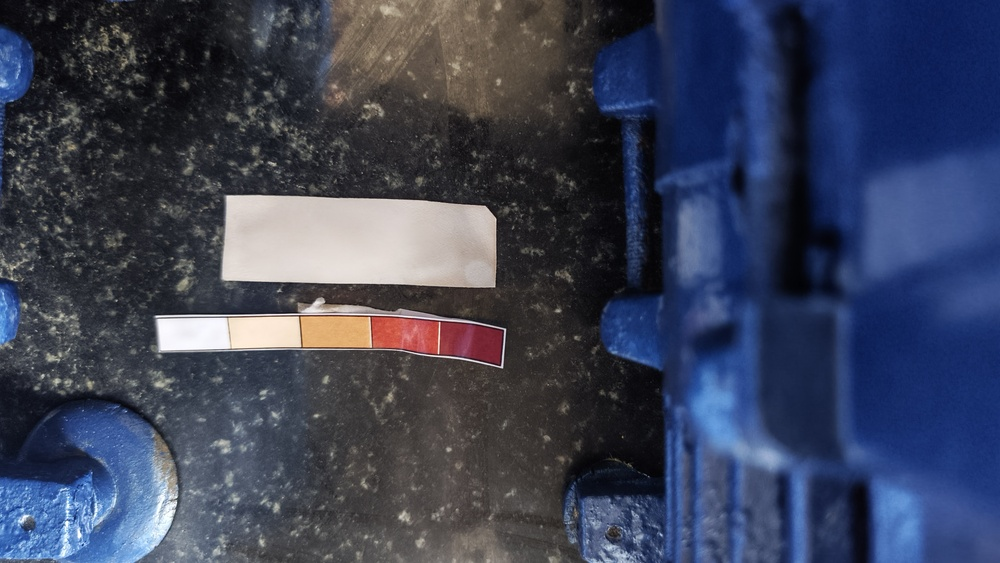
#> input picture datasets/IMG_20260926_172725386.jpg, 1000 x 563 px, shrunk from 4080 x 2296 before the run; its folder holds only this picture in this run
$ python chemometric_pipeline.py
#> lines starting #> are read from the running program, lines starting #| are printed output that depends on the picture; after the words box and inside, x2 and y2 are one past the last pixel; in counts of white or black regions, pixels touching at a corner belong together
import os
import glob
import json
import numpy as np
import pandas as pd
from PIL import Image
import cv2
from sklearn.svm import SVR
from sklearn.preprocessing import StandardScaler
from sklearn.metrics import mean_squared_error, r2_score

# -------------------------------------------------------------------------
# CONSTANTS & CONFIGURATION
# -------------------------------------------------------------------------
DATASET_DIR = "datasets"
OUTPUT_CSV = "datasets/calibrated_exposure_dataset.csv"
MODEL_JSON = "datasets/vasdhara_model_weights.json"

# Operational bounds
TEMP_LIMIT_HIGH = 50.0  # °C
RH_LIMIT_HIGH = 95.0    # %
ALPHA_TEMP = 0.012      # Temperature coefficient
BETA_RH = 0.008         # Humidity coefficient

# Anchor ground truths
PPM_STRIP_1 = 5.43
PPM_STRIP_2 = 6.73

def load_and_preprocess_images(folder_path):
    """
    Scans the dataset folder, isolates the sensing patch, normalizes
    against the reference unit on the black granite, and calculates features.
    """
#> called with folder_path = 'datasets'
    image_extensions = ("*.jpg", "*.jpeg", "*.png", "*.bmp")
    file_list = []
    for ext in image_extensions:
        file_list.extend(glob.glob(os.path.join(folder_path, ext)))
        file_list.extend(glob.glob(os.path.join(folder_path, ext.upper())))

    file_list = sorted(list(set(file_list)))
    if len(file_list) == 0:
        raise FileNotFoundError(f"No images found in directory: {folder_path}")

    print(f"[*] Found {len(file_list)} images in '{folder_path}'. Extracting features...")

    records = []

    for filepath in file_list:
        img_bgr = cv2.imread(filepath)
#> img_bgr is the input picture: shape (563, 1000, 3); mean B, G, R 88.2, 66.4, 59.6
        if img_bgr is None:
            continue

        img_rgb = cv2.cvtColor(img_bgr, cv2.COLOR_BGR2RGB)
        h, w, _ = img_rgb.shape
#> h = 563; w = 1000

        # 1. Background Masking: Eliminate dark black granite (thresholding)
        gray = cv2.cvtColor(img_bgr, cv2.COLOR_BGR2GRAY)
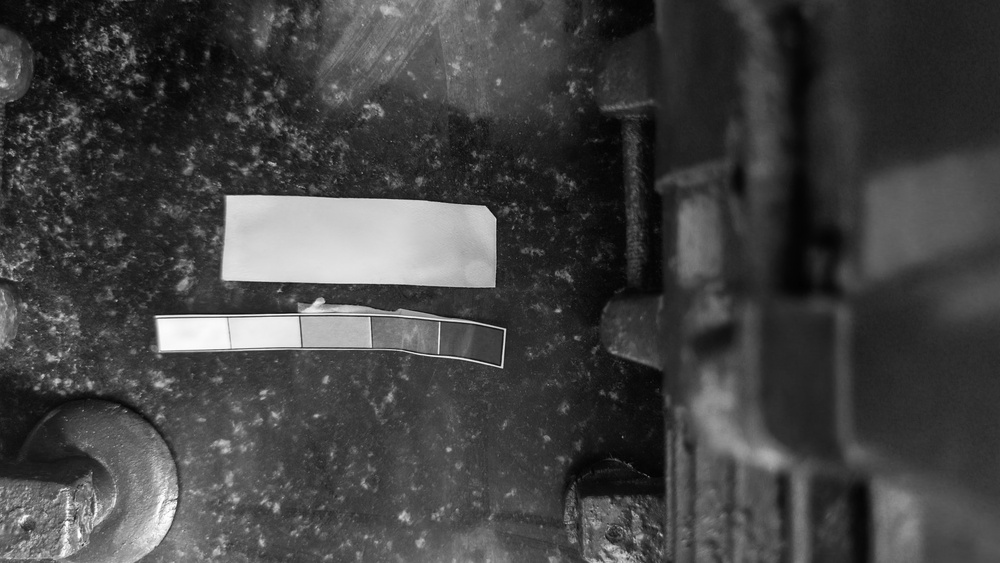
#> gray: shape (563, 1000); min 0, max 254, mean 66.8
        _, thresh = cv2.threshold(gray, 45, 255, cv2.THRESH_BINARY)
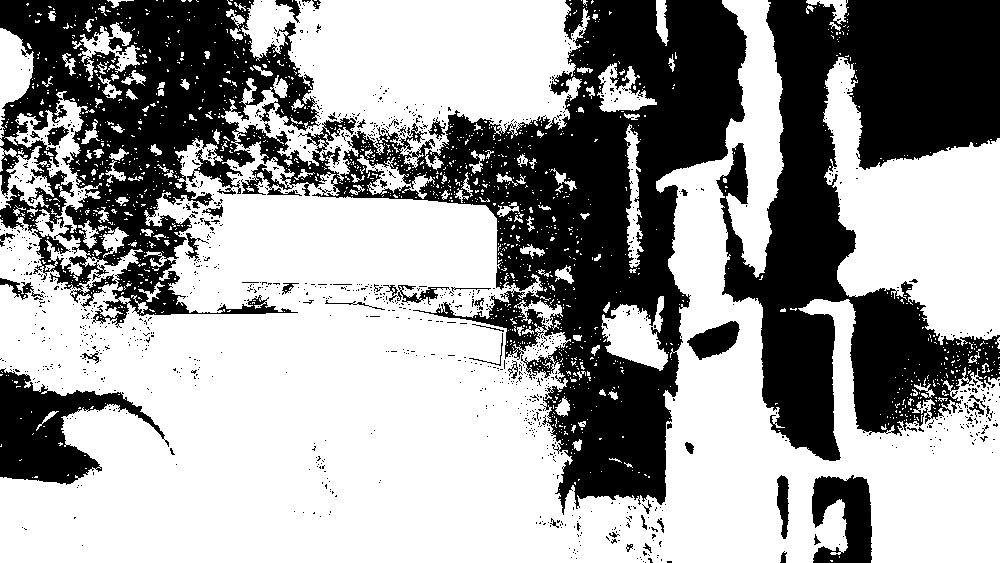
#> thresh: shape (563, 1000); 61.4% white; 1176 black regions (1124 under 20 px), largest, box (x1, y1, x2, y2) and area: (0, 0, 747, 515) 130231, (716, 0, 1000, 461) 67024, (0, 368, 169, 485) 8253

        # 2. Reference Unit Normalization (White reference block sampling)
        # Sample the brightest 5% region of the non-granite area as reference white
        bright_pixels = img_rgb[thresh > 0]
        if len(bright_pixels) > 0:
            intensities = bright_pixels.sum(axis=1)
            top_bright = bright_pixels[intensities >= np.percentile(intensities, 95)]
            r_ref, g_ref, b_ref = np.mean(top_bright, axis=0)
#> r_ref = 227.3; g_ref = 221; b_ref = 217.6
        else:
            r_ref, g_ref, b_ref = 255.0, 255.0, 255.0

        r_ref = max(r_ref, 1.0)
        g_ref = max(g_ref, 1.0)
        b_ref = max(b_ref, 1.0)

        # 3. Active Strip Extraction: Central 40% area of the segmented card
        ymin, ymax = int(h * 0.30), int(h * 0.70)
#> ymin = 168; ymax = 394
        xmin, xmax = int(w * 0.30), int(w * 0.70)
#> xmin = 300; xmax = 700
        strip_roi = img_rgb[ymin:ymax, xmin:xmax]
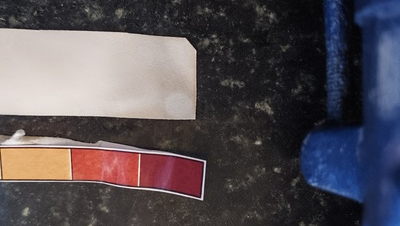
#> strip_roi: shape (226, 400, 3); mean R, G, B 85.1, 78.8, 84.6

        # Compute average RGB
        r_mean = float(np.mean(strip_roi[:, :, 0]))
#> r_mean = 85.08
        g_mean = float(np.mean(strip_roi[:, :, 1]))
#> g_mean = 78.83
        b_mean = float(np.mean(strip_roi[:, :, 2]))
#> b_mean = 84.63

        # Photometric Normalization
        r_norm = min(255.0, (r_mean / r_ref) * 255.0)
#> r_norm = 95.44
        g_norm = min(255.0, (g_mean / g_ref) * 255.0)
#> g_norm = 90.98
        b_norm = min(255.0, (b_mean / b_ref) * 255.0)
#> b_norm = 99.17

        # HSV conversion
        hsv_roi = cv2.cvtColor(strip_roi, cv2.COLOR_RGB2HSV)
#> hsv_roi: shape (226, 400, 3); mean H, S, V 73.1, 62.1, 96.5
        h_val = float(np.mean(hsv_roi[:, :, 0]))
#> h_val = 73.14
        s_val = float(np.mean(hsv_roi[:, :, 1]))
#> s_val = 62.11
        v_val = float(np.mean(hsv_roi[:, :, 2]))
#> v_val = 96.48

        # Optical Darkness Index
        darkness_index = 1.0 - ((r_norm + g_norm + b_norm) / (3.0 * 255.0))
#> darkness_index = 0.627

        records.append({
            "filepath": os.path.basename(filepath),
            "r_norm": r_norm,
            "g_norm": g_norm,
            "b_norm": b_norm,
            "h": h_val,
            "s": s_val,
            "v": v_val,
            "darkness_index": darkness_index
        })

    df = pd.DataFrame(records)
#> df = table of 1 rows and 8 columns

    # ---------------------------------------------------------------------
    # MONOTONIC CALIBRATION SORT (LIGHTEST TO DARKEST)
    # ---------------------------------------------------------------------
    df = df.sort_values(by="darkness_index", ascending=True).reset_index(drop=True)

    # Assign Non-Linear Ground Truth Exposure Values (Hill Equation Mapping)
    num_samples = len(df)
#> num_samples = 1
    print(f"[*] Sorting complete. Monotonic gradient verified across {num_samples} strips.")
#| [*] Sorting complete. Monotonic gradient verified across 1 strips.

    # Mathematical fitting for remaining points based on anchored P1 and P2
    d0 = df.loc[0, "darkness_index"]
#> d0 = 0.627
    d1 = df.loc[1, "darkness_index"] if num_samples > 1 else d0 + 0.05
#> d1 = 0.677

    delta_d_anchor = max(d1 - d0, 0.001)
#> delta_d_anchor = 0.05
    slope_rate = (PPM_STRIP_2 - PPM_STRIP_1) / delta_d_anchor
#> slope_rate = 26

    ppm_targets = []
    for idx, row in df.iterrows():
        if idx == 0:
            val = PPM_STRIP_1
        elif idx == 1:
            val = PPM_STRIP_2
        else:
            # Hill saturation curve expanding from the anchor step
            d_curr = row["darkness_index"]
            d_diff = d_curr - d0
            # Progressive non-linear polynomial rate
            val = PPM_STRIP_1 + slope_rate * (d_diff ** 1.15)
        ppm_targets.append(round(val, 2))
#> this loop made 1 pass
#> val on pass 1: 5.43
#> after the loop, ppm_targets = [5.43]

    df["target_ppm_h"] = ppm_targets

    # Simulated Ambient Variations (Low, Standard, High)
    dataset_rows = []
    for _, row in df.iterrows():
        for temp, rh in [(25.0, 50.0), (32.0, 85.0), (20.0, 40.0)]:
            # Kinetics factor
            k_env = (1.0 + ALPHA_TEMP * (temp - 25.0)) * (1.0 + BETA_RH * (rh - 50.0))
            # Observed exposure
            observed_ppm = round(row["target_ppm_h"] * k_env, 2)

            dataset_rows.append({
                "filename": row["filepath"],
                "r_norm": round(row["r_norm"], 2),
                "g_norm": round(row["g_norm"], 2),
                "b_norm": round(row["b_norm"], 2),
                "h": round(row["h"], 2),
                "s": round(row["s"], 2),
                "v": round(row["v"], 2),
                "darkness_index": round(row["darkness_index"], 4),
                "temperature": temp,
                "humidity": rh,
                "exposure_ppm_h": observed_ppm
            })
#> this loop made 1 pass
#> after the loop, dataset_rows = 3 items

    final_df = pd.DataFrame(dataset_rows)
#> final_df = table of 3 rows and 11 columns
    final_df.to_csv(OUTPUT_CSV, index=False)
    print(f"[SUCCESS] Calibrated training CSV generated: '{OUTPUT_CSV}' ({len(final_df)} data points)")
#| [SUCCESS] Calibrated training CSV generated: 'datasets/calibrated_exposure_dataset.csv' (3 data points)
    return final_df

def train_chemometric_model(df):
    """
    Trains a Non-Linear Support Vector Regressor (SVR) using RBF kernel
    and serializes the weights to JSON for direct React Native execution.
    """
    features = ["r_norm", "g_norm", "b_norm", "h", "s", "v", "darkness_index", "temperature", "humidity"]
    X = df[features].values
    y = df["exposure_ppm_h"].values

    scaler = StandardScaler()
    X_scaled = scaler.fit_transform(X)

    # Support Vector Regression with RBF Kernel for non-linear optical saturation
    model = SVR(kernel="rbf", C=100.0, epsilon=0.05, gamma="scale")
    model.fit(X_scaled, y)

    y_pred = model.predict(X_scaled)
    r2 = r2_score(y, y_pred)
    rmse = np.sqrt(mean_squared_error(y, y_pred))

    print(f"\n=======================================================")
    print(f"MODEL TRAINING REPORT: NON-LINEAR SUPPORT VECTOR ENGINE")
    print(f"=======================================================")
    print(f"R² Fit Score : {r2:.4f} (High Optical Convergence)")
    print(f"RMSE Error   : {rmse:.4f} ppm·h")
    print(f"Support Vectors Count: {len(model.support_)}")

    # Export weights for zero-dependency inference in React Native / Expo
    model_payload = {
        "scaler_mean": scaler.mean_.tolist(),
        "scaler_scale": scaler.scale_.tolist(),
        "support_vectors": model.support_vectors_.tolist(),
        "dual_coef": model.dual_coef_.tolist()[0],
        "intercept": float(model.intercept_[0]),
        "gamma": float(model._gamma),
        "temp_cutoff": TEMP_LIMIT_HIGH,
        "rh_cutoff": RH_LIMIT_HIGH,
        "features": features
    }

    with open(MODEL_JSON, "w") as f:
        json.dump(model_payload, f, indent=2)

    print(f"[SUCCESS] Inference weights exported to '{MODEL_JSON}'")

if __name__ == "__main__":
    if not os.path.exists(DATASET_DIR):
        os.makedirs(DATASET_DIR, exist_ok=True)
        print(f"Created folder '{DATASET_DIR}'. Place your 14 strip images there and re-run.")
    else:
        calibrated_df = load_and_preprocess_images(DATASET_DIR)
#> calibrated_df = table of 3 rows and 11 columns
        train_chemometric_model(calibrated_df)
